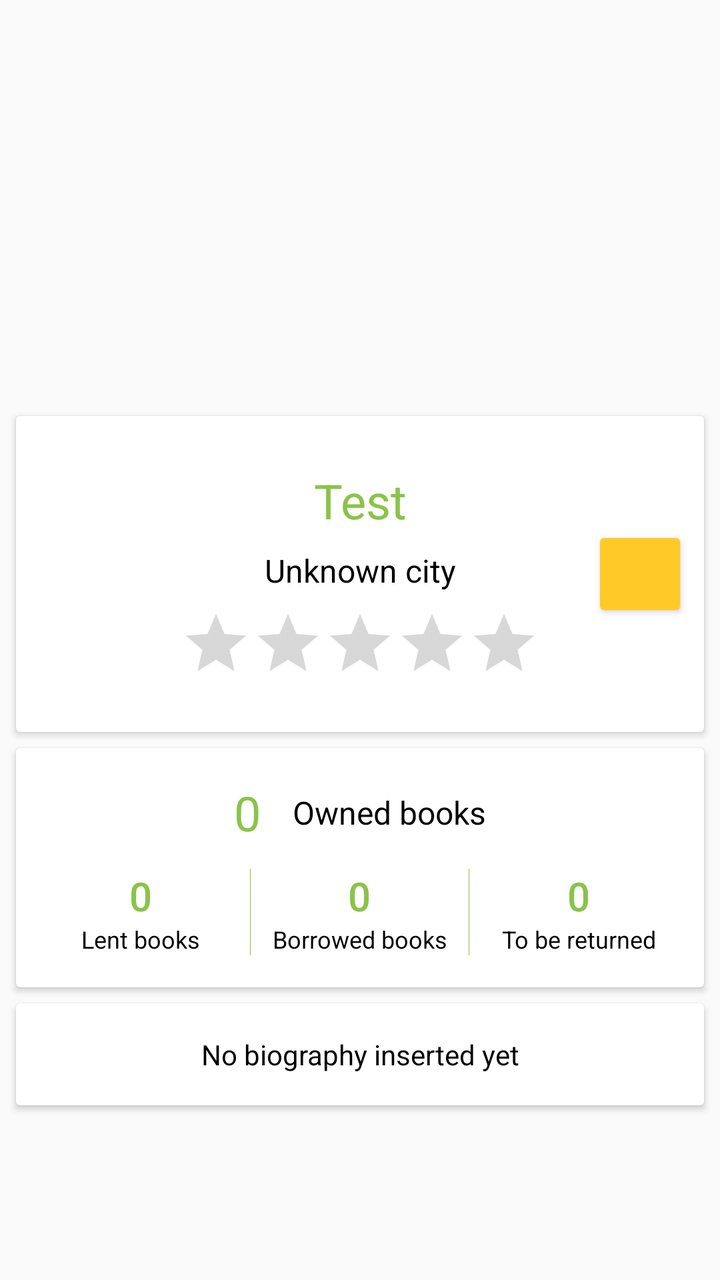
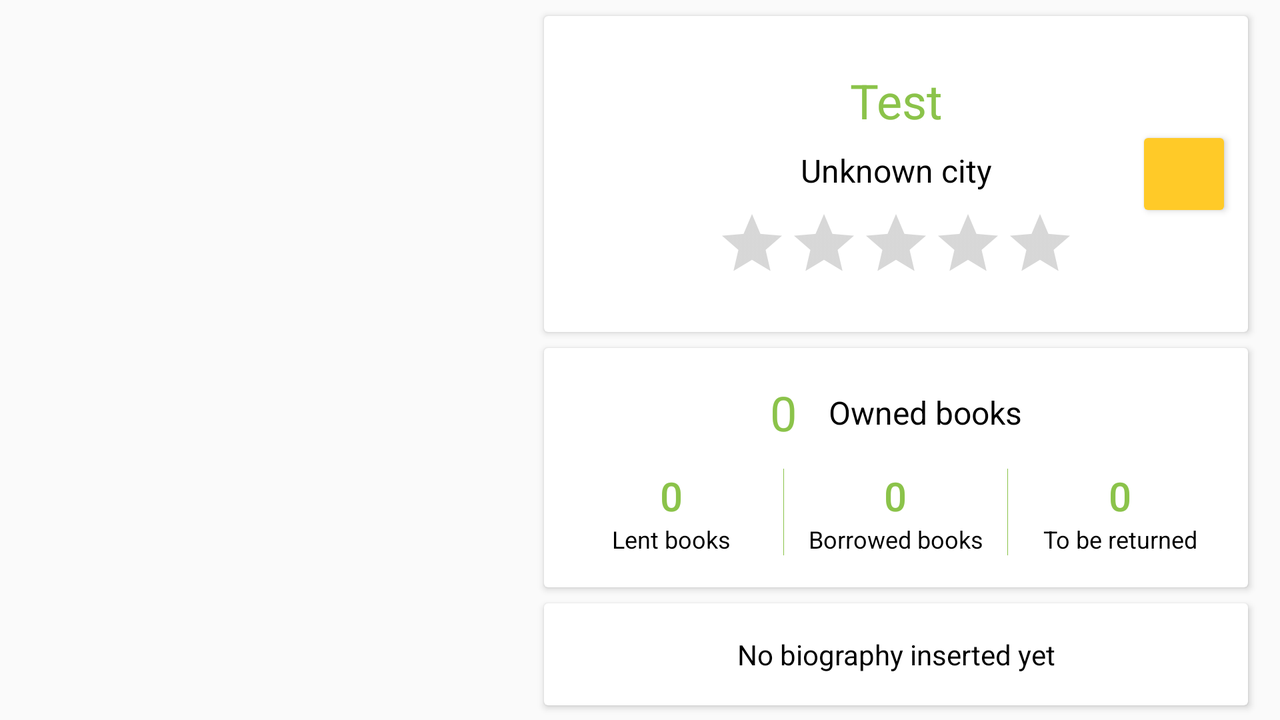

Compare how this app lays out the same screen by default and in its alternative resource folder. The renders come first, then the two layout files and the values they reference.
<!-- AndroidManifest.xml: application theme AppTheme -->
<!-- res/layout/fragment_show_profile.xml -->
<?xml version="1.0" encoding="utf-8"?>
<android.support.v4.widget.NestedScrollView xmlns:android="http://schemas.android.com/apk/res/android"
    android:layout_width="match_parent"
    android:layout_height="match_parent">

    <LinearLayout
        android:layout_width="match_parent"
        android:layout_height="wrap_content"
        android:orientation="vertical">

        <ImageView
            android:id="@+id/sp_profile_picture"
            android:layout_width="match_parent"
            android:layout_height="200dp"
            android:contentDescription="@string/showprofile_profilepicture"
            android:scaleType="centerCrop" />

        <include layout="@layout/fragment_show_profile_info" />

    </LinearLayout>

</android.support.v4.widget.NestedScrollView>
<!-- res/layout/fragment_show_profile_info.xml (included above) -->
<?xml version="1.0" encoding="utf-8"?>
<LinearLayout xmlns:android="http://schemas.android.com/apk/res/android"
    android:layout_width="match_parent"
    android:layout_height="wrap_content"
    android:orientation="vertical">

    <android.support.v7.widget.CardView
        android:id="@+id/sp_card_profile"
        android:layout_width="match_parent"
        android:layout_height="wrap_content"
        android:layout_margin="8dp">

        <LinearLayout
            android:id="@+id/sp_layout_header"
            android:layout_width="match_parent"
            android:layout_height="wrap_content"
            android:orientation="horizontal"
            android:paddingBottom="16dp"
            android:paddingEnd="8dp"
            android:paddingStart="8dp"
            android:paddingTop="16dp">

            <View
                android:layout_width="48dp"
                android:layout_height="match_parent" />

            <LinearLayout
                android:layout_width="0dp"
                android:layout_height="wrap_content"
                android:layout_gravity="center_vertical"
                android:layout_marginLeft="8dp"
                android:layout_marginRight="8dp"
                android:layout_weight="1"
                android:orientation="vertical"
                android:paddingBottom="10dp"
                android:paddingTop="10dp">

                <TextView
                    android:id="@+id/sp_username"
                    android:layout_width="match_parent"
                    android:layout_height="wrap_content"
                    android:text="@string/default_username"
                    android:textAlignment="center"
                    android:textAppearance="@style/TextAppearance.AppCompat.Headline"
                    android:textColor="@color/colorTextAccent" />

                <TextView
                    android:id="@+id/sp_location"
                    android:layout_width="match_parent"
                    android:layout_height="wrap_content"
                    android:layout_marginTop="8dp"
                    android:text="@string/default_city"
                    android:textAlignment="center"
                    android:textAppearance="@style/TextAppearance.AppCompat.Subhead"
                    android:textColor="@color/colorText" />

                <RatingBar
                    android:id="@+id/sp_rating_bar"
                    style="@style/Base.Widget.AppCompat.RatingBar.Indicator"
                    android:layout_width="wrap_content"
                    android:layout_height="wrap_content"
                    android:layout_gravity="center_horizontal"
                    android:layout_marginTop="8dp"
                    android:isIndicator="true"
                    android:numStars="5"
                    android:stepSize="0.5" />

            </LinearLayout>

            <android.support.v7.widget.AppCompatImageButton
                android:id="@+id/sp_locate_icon"
                style="@style/Widget.AppCompat.Button.Colored"
                android:layout_width="48dp"
                android:layout_height="48dp"
                android:layout_gravity="center_vertical"
                android:contentDescription="@string/show_location"
                android:padding="12dp"
                android:src="@drawable/ic_location_on_black_24dp"
                android:tint="@color/colorIcon" />
        </LinearLayout>

    </android.support.v7.widget.CardView>

    <android.support.v7.widget.CardView
        android:id="@+id/sp_card_books"
        android:layout_width="match_parent"
        android:layout_height="wrap_content"
        android:layout_marginBottom="8dp"
        android:layout_marginEnd="8dp"
        android:layout_marginStart="8dp">

        <include layout="@layout/fragment_show_profile_books" />

    </android.support.v7.widget.CardView>

    <android.support.v7.widget.CardView
        android:id="@+id/sp_card_description"
        android:layout_width="match_parent"
        android:layout_height="wrap_content"
        android:layout_marginBottom="8dp"
        android:layout_marginEnd="8dp"
        android:layout_marginStart="8dp">

        <TextView
            android:id="@+id/sp_description"
            android:layout_width="match_parent"
            android:layout_height="wrap_content"
            android:paddingBottom="16dp"
            android:paddingEnd="8dp"
            android:paddingStart="8dp"
            android:paddingTop="16dp"
            android:text="@string/default_biography"
            android:textAlignment="center"
            android:textAppearance="@style/TextAppearance.AppCompat.Body1"
            android:textColor="@color/colorText" />

    </android.support.v7.widget.CardView>

</LinearLayout>
<!-- res/layout/fragment_show_profile_books.xml (included above) -->
<?xml version="1.0" encoding="utf-8"?>
<LinearLayout xmlns:android="http://schemas.android.com/apk/res/android"
    android:layout_width="match_parent"
    android:layout_height="wrap_content"
    android:orientation="vertical"
    android:paddingBottom="16dp"
    android:paddingEnd="8dp"
    android:paddingStart="8dp"
    android:paddingTop="16dp">

    <LinearLayout
        android:layout_width="match_parent"
        android:layout_height="wrap_content"
        android:gravity="center_horizontal"
        android:orientation="horizontal">

        <TextView
            android:id="@+id/sp_owned_books_number"
            android:layout_width="wrap_content"
            android:layout_height="wrap_content"
            android:layout_marginEnd="16dp"
            android:text="@string/number_zero"
            android:textAppearance="@style/TextAppearance.AppCompat.Headline"
            android:textColor="@color/colorTextAccent" />

        <TextView
            android:layout_width="wrap_content"
            android:layout_height="wrap_content"
            android:layout_gravity="center_vertical"
            android:text="@string/owned_books"
            android:textAppearance="@style/TextAppearance.AppCompat.Subhead"
            android:textColor="@color/colorText" />

    </LinearLayout>

    <LinearLayout
        android:layout_width="match_parent"
        android:layout_height="wrap_content"
        android:layout_marginTop="12dp"
        android:orientation="horizontal">

        <LinearLayout
            android:layout_width="0dp"
            android:layout_height="wrap_content"
            android:layout_weight="1"
            android:orientation="vertical">

            <TextView
                android:id="@+id/sp_lent_books_number"
                android:layout_width="match_parent"
                android:layout_height="wrap_content"
                android:text="@string/number_zero"
                android:textAlignment="center"
                android:textAppearance="@style/TextAppearance.AppCompat.Title"
                android:textColor="@color/colorTextAccent" />

            <TextView
                android:id="@+id/sp_lent_books_text"
                android:layout_width="match_parent"
                android:layout_height="wrap_content"
                android:text="@string/lent_books"
                android:textAlignment="center"
                android:textAppearance="@style/TextAppearance.AppCompat.Caption"
                android:textColor="@color/colorText" />

        </LinearLayout>

        <View
            android:layout_width="0.3dp"
            android:layout_height="match_parent"
            android:background="@color/colorPrimary" />

        <LinearLayout
            android:layout_width="0dp"
            android:layout_height="wrap_content"
            android:layout_weight="1"
            android:orientation="vertical">

            <TextView
                android:id="@+id/sp_borrowed_books_number"
                android:layout_width="match_parent"
                android:layout_height="wrap_content"
                android:text="@string/number_zero"
                android:textAlignment="center"
                android:textAppearance="@style/TextAppearance.AppCompat.Title"
                android:textColor="@color/colorTextAccent" />

            <TextView
                android:id="@+id/sp_borrowed_books_text"
                android:layout_width="match_parent"
                android:layout_height="wrap_content"
                android:text="@string/borrowed_books"
                android:textAlignment="center"
                android:textAppearance="@style/TextAppearance.AppCompat.Caption"
                android:textColor="@color/colorText" />

        </LinearLayout>

        <View
            android:layout_width="0.3dp"
            android:layout_height="match_parent"
            android:background="@color/colorPrimary" />

        <LinearLayout
            android:layout_width="0dp"
            android:layout_height="wrap_content"
            android:layout_weight="1"
            android:orientation="vertical">

            <TextView
                android:id="@+id/sp_to_be_returned_number"
                android:layout_width="match_parent"
                android:layout_height="wrap_content"
                android:text="@string/number_zero"
                android:textAlignment="center"
                android:textAppearance="@style/TextAppearance.AppCompat.Title"
                android:textColor="@color/colorTextAccent" />

            <TextView
                android:id="@+id/sp_to_be_returned_text"
                android:layout_width="match_parent"
                android:layout_height="wrap_content"
                android:text="@string/to_be_returned"
                android:textAlignment="center"
                android:textAppearance="@style/TextAppearance.AppCompat.Caption"
                android:textColor="@color/colorText" />
        </LinearLayout>
    </LinearLayout>
</LinearLayout>
<!-- resources referenced by this layout -->
<resources>
  <color name="colorIcon">@android:color/white</color>
  <color name="colorPrimary">@color/light_green_500</color>
  <color name="colorText">@android:color/primary_text_light</color>
  <color name="colorTextAccent">@color/light_green_500</color>
  <string name="borrowed_books">Borrowed books</string>
  <string name="default_biography">No biography inserted yet</string>
  <string name="default_city">Unknown city</string>
  <string name="default_username">Test</string>
  <string name="lent_books">Lent books</string>
  <string name="number_zero">0</string>
  <string name="owned_books">Owned books</string>
  <string name="show_location">Show location</string>
  <string name="showprofile_profilepicture">Profile picture</string>
  <string name="to_be_returned">To be returned</string>
  <style name="AppTheme" parent="Theme.AppCompat.Light.NoActionBar">
          <item name="colorPrimary">@color/colorPrimary</item>
          <item name="colorPrimaryDark">@color/colorPrimaryDark</item>
          <item name="colorAccent">@color/colorAccent</item>
      </style>
  <color name="light_green_500">#8BC34A</color>
  <color name="colorPrimaryDark">@color/light_green_700</color>
  <color name="colorAccent">@color/amber_400</color>
  <color name="light_green_700">#689F38</color>
  <color name="amber_400">#FFCA28</color>
</resources>
<!-- res/layout-land/fragment_show_profile.xml (the repository's variant of the layout above) -->
<!-- drawn on the phone turned sideways -->
<?xml version="1.0" encoding="utf-8"?>
<LinearLayout xmlns:android="http://schemas.android.com/apk/res/android"
    android:layout_width="match_parent"
    android:layout_height="match_parent"
    android:orientation="horizontal">

    <ImageView
        android:id="@+id/sp_profile_picture"
        android:layout_width="0dp"
        android:layout_height="match_parent"
        android:layout_weight="4"
        android:contentDescription="@string/showprofile_profilepicture"
        android:scaleType="centerCrop" />

    <android.support.v4.widget.NestedScrollView
        android:layout_width="0dp"
        android:layout_height="match_parent"
        android:layout_weight="6"
        android:paddingEnd="8dp"
        android:paddingStart="8dp">

        <include layout="@layout/fragment_show_profile_info" />

    </android.support.v4.widget.NestedScrollView>
</LinearLayout>
